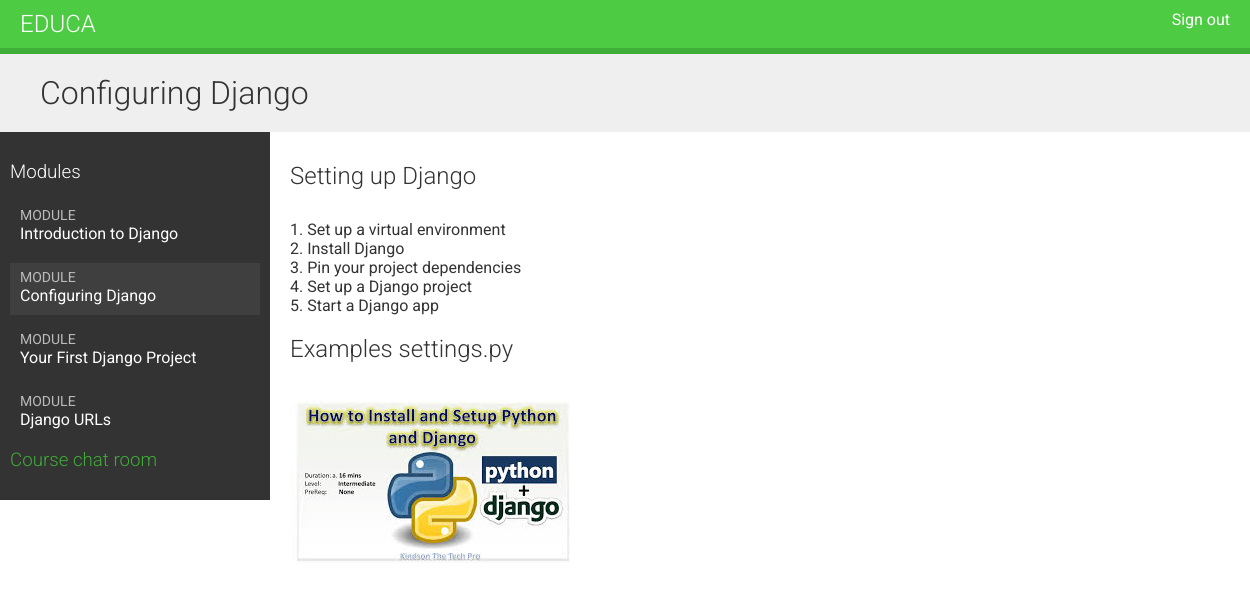
/students/course/4/7/ (signed in), run on the app's committed database.
### courses/models.py (models this page shows, shortened)
class Module(models.Model):
    course = models.ForeignKey(Course,
                               related_name='modules',
                               on_delete=models.CASCADE)
    title = models.CharField(max_length=200)
    description = models.TextField(blank=True)
    order = OrderField(blank=True, for_fields=['course'])
    class Meta:
        ordering = ['order']
    def __str__(self):
        return f'{self.order}. {self.title}'

class Content(models.Model):
    module = models.ForeignKey(Module,
                               related_name='contents',
                               on_delete=models.CASCADE)
    content_type = models.ForeignKey(ContentType,
                        on_delete=models.CASCADE,
                        limit_choices_to={'model__in':(
                            'text',
                            'video',
                            'image',
                            'file')})
    object_id = models.PositiveIntegerField()
    item = GenericForeignKey('content_type', 'object_id')
    order = OrderField(blank=True, for_fields=['module'])
    class Meta:
        ordering = ['order']

class ItemBase(models.Model):
    owner = models.ForeignKey(User,
                              related_name='%(class)s_related',
                              on_delete=models.CASCADE)
    title = models.CharField(max_length=250)
    created = models.DateTimeField(auto_now_add=True)
    updated = models.DateTimeField(auto_now=True)
    class Meta:
        abstract = True
    def render(self):
        return render_to_string(
            f'courses/content/{self._meta.model_name}.html',
            {'item': self})

class Text(ItemBase):
    content = models.TextField()

class Image(ItemBase):
    file = models.FileField(upload_to='images')

### students/views.py (the view)
class StudentCourseDetailView(DetailView):
    model = Course
    template_name = 'students/course/detail.html'
    def get_queryset(self):
        qs = super().get_queryset()
        return qs.filter(students__in=[self.request.user])
    def get_context_data(self, **kwargs):
        context = super().get_context_data(**kwargs)
        course = self.get_object()
        if 'module_id' in self.kwargs:
            context['module'] = course.modules.get(
                                    id=self.kwargs['module_id'])
        else:
            context['module'] = course.modules.all()[0]
        return context

### students/templates/students/course/detail.html (shortened to what this page needs)
{% extends 'base.html' %}
{% load cache %}
{% block content %}
    <h1>{{module.title}}</h1>
    <div class="contents">
        <h3>Modules</h3>
        <ul id="modules">
            {% for m in object.modules.all %}
                <li data-id="{{m.id}}" {% if m == module %}class="selected"{% endif %}>
                    <a href="{% url 'student_course_detail_module' object.id m.id %}">
                        <span>
                            Module
                        </span>
                        <br>
                        {{m.title}}
                    </a>
                </li>
            {% empty %}
                <li>No modules yet.</li>
            {% endfor %}
        </ul>
        <h3>
            <a href="{% url 'chat:course_chat_room' object.id %}">
                Course chat room
            </a>
        </h3>
    </div>
    <div class="module">
        {% cache 600 module_contents module %}
            {% for content in module.contents.all %}
                {% with item=content.item %}
                    <h2>{{item.title}}</h2>
                    {{item.render}}
                {% endwith %}
            {% endfor %}
        {% endcache %}
    </div>
{% endblock content %}

### courses/templates/base.html (shortened to what this page needs)
{% load static %}
<!DOCTYPE html>
<html lang="en">
<head>
    <link rel="stylesheet" href="{% static 'css/base.css' %}">
</head>
<body>
    <div id="header">
        <a href="/" class="logo">Educa</a>
        <ul class="menu">
            {% if request.user.is_authenticated %}
                <li><a href="{% url 'logout' %}">Sign out</a></li>
            {% else %}
                <li><a href="{% url 'login' %}">Sign in</a></li>
            {% endif %}
        </ul>
    </div>
    <div id="content">
        {% block content %}
        {% endblock content %}
    </div>
</body>
</html>

### courses/templates/courses/content/text.html
{{ item.content|linebreaks }}

### courses/templates/courses/content/image.html
<p><img src="{{item.file.url}}" alt="{{item.title}}"></p>

### courses/static/css/base.css (style rules this page uses)
body { margin:0; font-family:'Roboto', sans-serif; font-weight:400; color:#333; }
a { color:#3fad37; text-decoration:none; }
ul { float:left; }
h1, h2, h3, h4, h5, h6 { font-family:'Roboto', sans-serif; font-weight:300; }
h1 { background:#efefef; width:100%; overflow:auto; padding:20px 0 20px 40px; margin:0; }
.module { padding:10px 20px; float:left; width:600px; }
.module p { margin:10px 0 20px; width:100%; float:left; }
#header { background:#4dcc43; overflow:auto; padding:10px 20px; border-bottom:6px solid #3fad37; }
#header .logo { text-decoration:none; font-family:'Roboto', sans-serif; font-weight:300; text-transform:uppercase; font-size:24px; color:#fff; float:left; }
#header a { color:#fff; }
#header .menu { list-style:none; float:right; margin:0; padding:0; }
.contents { width:20%; padding:10px; float:left; background:#333; color: #fff; font-family:'Roboto', sans-serif; }
.contents ul { list-style:none; margin:0; padding:0; width:100%; }
.contents ul li { margin:0 0 10px 0; padding:4px 10px 10px; overflow:auto; cursor:move; }
.contents ul li.selected { background:#3f3f3f; }
.contents ul span { text-transform:uppercase; color:#bbb; font-size:14px; }
.contents ul a { display:block; color:#fff; text-decoration:none; }

### data on the page
Module: title "Configuring Django"
Module: title "Introduction to Django"
Module: title "Your First Django Project"
Module: title "Django URLs"
Content: item "Setting up Django", item.content "1. Set up a virtual environment 2. Install Django 3. Pin your project dependencies 4. Set up a Django project 5. Start a Django app"
Content: item "Examples settings.py", item.file (picture)
